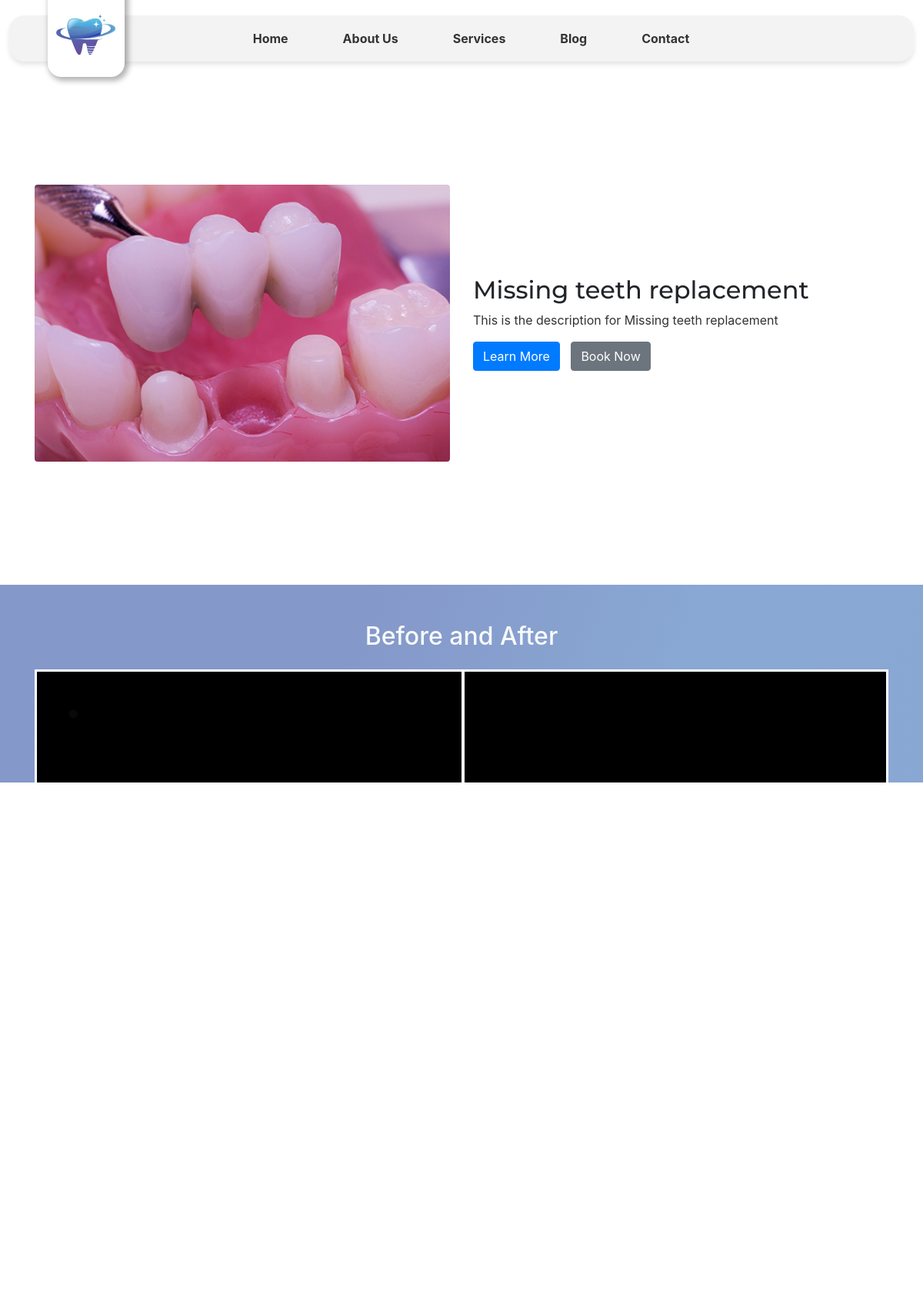
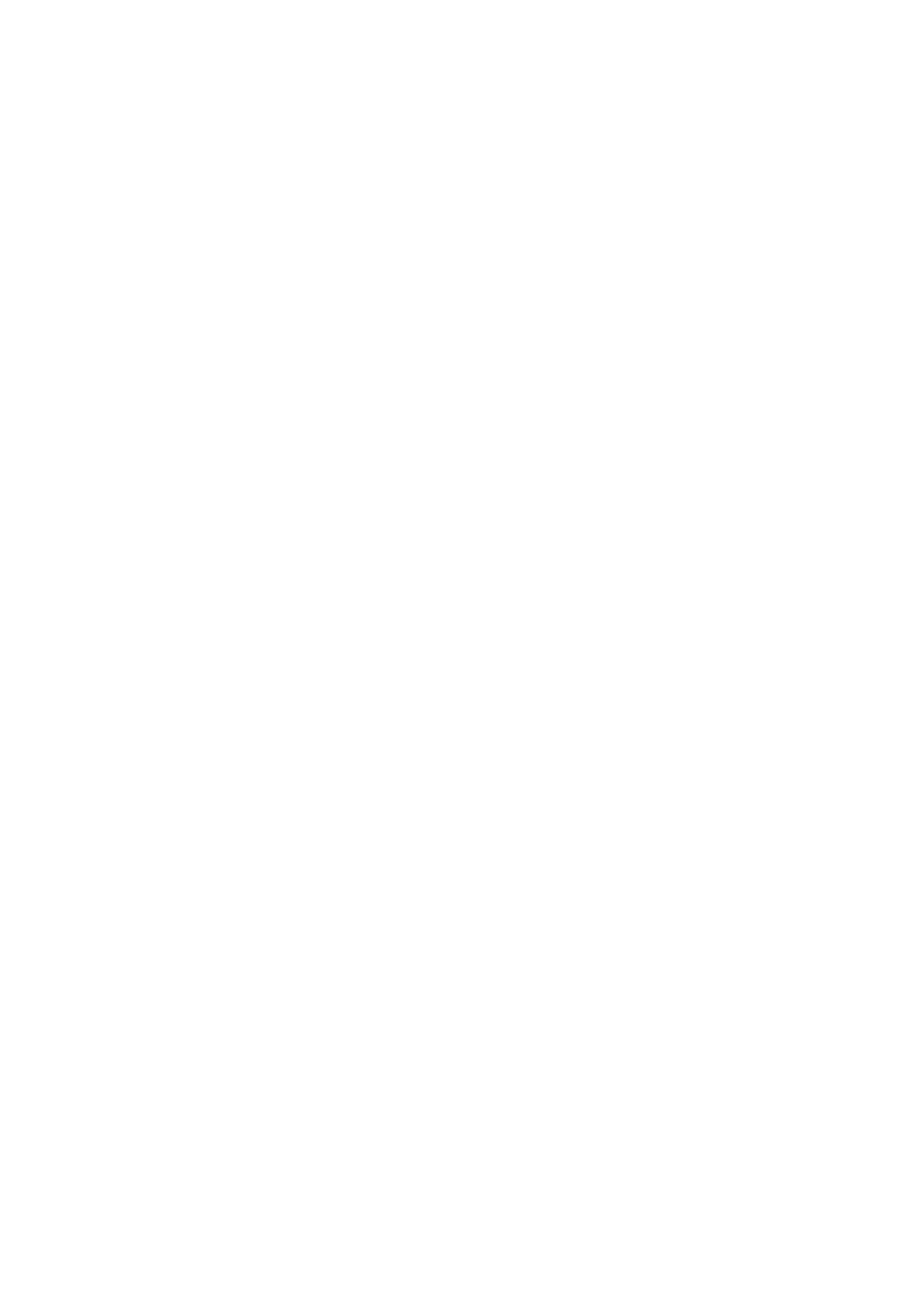
/service-page.php?service=Missing teeth replacement (upper part), run on the app's committed database (2 pictures, top to bottom).
### tables this page shows
create table services(id int primary key auto_increment, service_title varchar(255), service_desc varchar(5000), service_thumbnail varchar(255), service_before_image varchar(255), service_after_image varchar(255), createdAt datetime default CURRENT_TIMESTAMP, updatedAt datetime default current_timestamp);

### service-page.php (the view, shortened to what this page needs)
<!DOCTYPE html>
<html lang="en">
<head>
    <link href="https://stackpath.bootstrapcdn.com/bootstrap/4.5.2/css/bootstrap.min.css" rel="stylesheet">
    <link rel="stylesheet" href="styles/service-content.css">
    <link rel="stylesheet" href="styles/fonts.css">
    <link rel="stylesheet" href="styles/new-nav.css">
    <link rel="stylesheet" href="styles/footer.css">
    <link rel="stylesheet" href="styles/fonts.css">
</head>
<body>
    <?php include 'new-responsive-nav.php'; ?>
    <?php
    include 'db/config.php';
    $title = $_GET['service'];
    $sql = "SELECT * FROM services WHERE service_title = '$title'";
    $result = mysqli_query($conn, $sql);
    $row = mysqli_fetch_array($result);
    $title = $row['service_title'];
    $desc = $row['service_desc'];
    $thumbnail = $row['service_thumbnail'];
    $service_before = $row['service_before_image'];
    ?>
    <section class="service-details py-5">
        <div class="container">
            <div class="row align-items-center">
                <div class="col-md-6">
                    <img src="<?php echo $thumbnail ?>" class="img-fluid rounded" alt="Service Image">
                </div>
                <div class="col-md-6">
                    <h2><?php echo $title; ?></h2>
                    <p><?php
                    $desc = str_replace("\n", "</p><p>", $desc);
                    $desc = str_replace("", "", $desc);
                    echo $desc;
                        ?></p>
                    <a href="#" class="btn btn-primary">Learn More</a>
                    <a href="#" class="btn btn-secondary">Book Now</a>
                </div>
            </div>
        </div>
    </section>
    <section class="before-after py-5 text-center">
        <div class="container">
            <h2 class="text-light mb-4">Before and After</h2>
            <div id="before-after-slider">
                <div id="before-image">
                    <img src="<?php echo $service_before; ?>"
                        alt="before" />
                </div>
                <div id="after-image">
                </div>
                <div id="resizer"></div>
            </div>
        </div>
    </section>
</body>
</html>

### styles/service-content.css (style rules this page uses)
.service-details { display: flex; justify-content: space-between; align-items: center; margin-bottom: 20px; height: 80svh; }
.service-details img { border-radius: 15px; }
.service-details h2 { font-size: 2rem; font-family: var(--hero-text-font); }
.service-details p { font-size: 1rem; color: #333; }
.service-details .btn { margin-right: 10px; }
.before-after { display: flex; justify-content: center; align-items: center; margin-bottom: 20px; background: linear-gradient(291deg, rgba(97, 171, 215, 0.70) 13%, rgba(86.47, 129.54, 191.31, 0.70) 39%, rgba(86.93, 131.33, 192.33, 0.70) 58%, rgba(81, 108, 179, 0.70) 78%); }
img { width:100%; display:block; user-select: none; }
#before-after-slider { width:100%; position:relative; overflow:hidden; border:3px solid white; }
#after-image { display:block }
#before-image { position:absolute; height:100%; width:50%; top:0; left:0; overflow:hidden; z-index:2; }
#resizer { position:absolute; display:flex; align-items:center; z-index:5; top:0; left:50%; height:100%; width:4px; background:white; -ms-touch-action: pan-y; touch-action: pan-y; }
#resizer:after { background:linear-gradient(62deg,#c93072 5%,#3365c0); font-family: "Font Awesome 5 Free"; content:'\f337'; font-weight:900; display:flex; justify-content:center; align-items:center; color:white; position:absolute; margin: 0 0 0 -22px; width:40px; height:40px; border-radius:50%; border:3px solid white; }
.rounded { border-radius: 15px; }

### data on the page
services: service_thumbnail (picture), service_title "Missing teeth replacement", service_desc "This is the description for Missing teeth replacement", service_before_image (picture)
